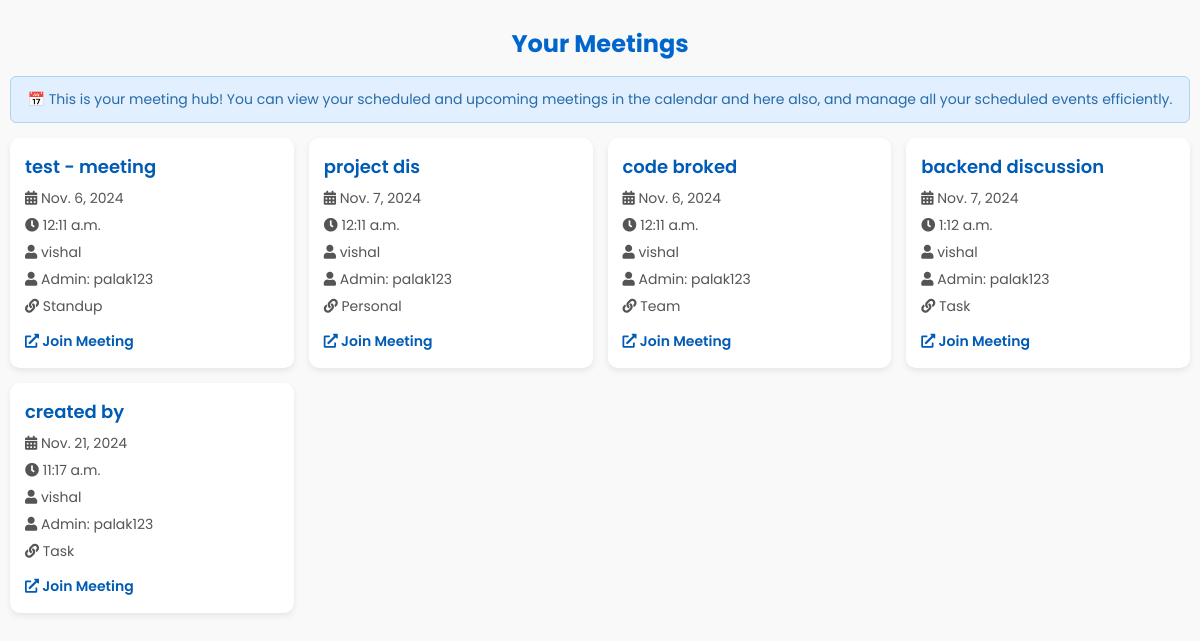
The page /meet/user_meetings/ (signed in) on the database as committed earlier.
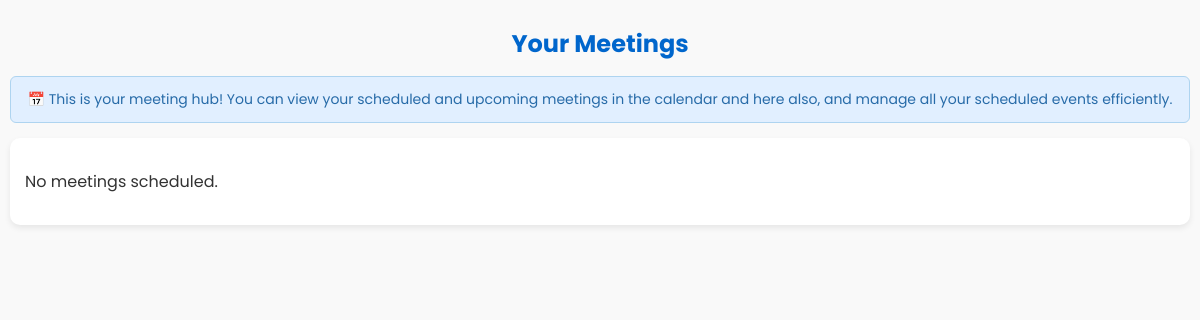
The same page on the database as committed later.
### meet/models.py (models this page shows, shortened)
class Meeting(models.Model):
    title = models.CharField(max_length=100, null=True)
    date = models.DateField(null=True)
    time = models.TimeField(null=True)
    meeting_link=models.TextField(null=True)
    meeting_type=models.CharField(max_length=100, choices=(('Task','Task'),('Standup','Standup'),('Personal','Personal'),('Team','Team')), null=True)
    user = models.ForeignKey(User, on_delete=models.CASCADE, null=True)
    admin = models.ForeignKey(User, related_name='admin_user', on_delete=models.CASCADE, null=True)

### meet/views.py (the view)
# urls.py: path('user_meetings/',user_meetings, name='user_meetings'),
def user_meetings(request):
    meetings=Meeting.objects.filter(user=request.user)
    return render(request,'meet/user_meetings.html',{'meetings':meetings})

### meet/templates/meet/user_meetings.html (shortened to what this page needs)
<!DOCTYPE html>
<html lang="en">
<head>
    <link rel="stylesheet" href="https://cdnjs.cloudflare.com/ajax/libs/font-awesome/5.15.4/css/all.min.css">
</head>
<body>
    <h1>Your Meetings</h1>
    <div class="alert">
        📅 This is your meeting hub! You can view your scheduled and upcoming meetings in the calendar and here also, and manage all your scheduled events efficiently.
    </div>
    <div class="meetings-container">
        {% for meeting in meetings %}
            <div class="meeting-card">
                <div class="meeting-title">{{ meeting.title }}</div>
                <div class="meeting-details"><i class="fas fa-calendar-alt"></i> {{ meeting.date }}</div>
                <div class="meeting-details"><i class="fas fa-clock"></i> {{ meeting.time }}</div>
                <div class="meeting-details"><i class="fas fa-user"></i> {{ meeting.user.username }}</div>
                <div class="meeting-details"><i class="fas fa-user"></i> Admin: {{ meeting.admin.username }}</div>
                <div class="meeting-details"><i class="fas fa-link"></i> {{ meeting.meeting_type }}</div>
                <a href="{{ meeting.meeting_link }}" class="meeting-link"><i class="fas fa-external-link-alt"></i> Join Meeting</a>
            </div>
        {% empty %}
            <div class="meeting-card">
                <p>No meetings scheduled.</p>
            </div>
        {% endfor %}
    </div>
</body>
</html>

### meet/templates/meet/user_meetings.html (style rules this page uses)
body { font-family: 'Poppins', sans-serif; background-color: #f9f9f9; color: #333; margin: 0; padding: 10px; }
h1 { font-size: 24px; text-align: center; color: #0066cc; margin-bottom: 15px; }
.alert { background-color: #e1efff; color: #276ba8; padding: 12px; border-radius: 6px; margin-bottom: 15px; border: 1px solid #aed4f0; font-size: 14px; text-align: center; }
.meetings-container { display: grid; grid-template-columns: repeat(auto-fit, minmax(250px, 1fr)); gap: 15px; margin-top: 15px; }
.meeting-card { background-color: #fff; border-radius: 10px; box-shadow: 0 3px 6px rgba(0, 0, 0, 0.08); padding: 15px; transition: transform 0.25s ease-in-out; }

Rows that differ between the two databases and show on the page:
removed Meeting: title "test - meeting", date "Nov. 6, 2024", time "12:11 a.m.", user.username "vishal", admin.username "palak123", meeting_type "Standup"
removed Meeting: title "project dis", date "Nov. 7, 2024", time "12:11 a.m.", user.username "vishal", admin.username "palak123", meeting_type "Personal"
removed Meeting: title "code broked", date "Nov. 6, 2024", time "12:11 a.m.", user.username "vishal", admin.username "palak123", meeting_type "Team"
removed Meeting: title "backend discussion", date "Nov. 7, 2024", time "1:12 a.m.", user.username "vishal", admin.username "palak123", meeting_type "Task"
removed Meeting: title "created by", date "Nov. 21, 2024", time "11:17 a.m.", user.username "vishal", admin.username "palak123", meeting_type "Task"
Other text that changed with them:
text now shown: "No meetings scheduled."
